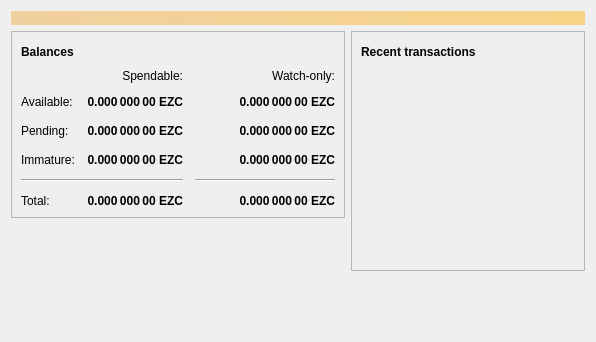
<?xml version="1.0" encoding="UTF-8"?>
<ui version="4.0">
 <class>OverviewPage</class>
 <widget class="QWidget" name="OverviewPage">
  <property name="geometry">
   <rect>
    <x>0</x>
    <y>0</y>
    <width>596</width>
    <height>342</height>
   </rect>
  </property>
  <property name="windowTitle">
   <string>Form</string>
  </property>
  <layout class="QVBoxLayout" name="topLayout">
   <item>
    <widget class="QLabel" name="labelAlerts">
     <property name="visible">
      <bool>false</bool>
     </property>
     <property name="styleSheet">
      <string notr="true">QLabel { background-color: qlineargradient(x1: 0, y1: 0, x2: 1, y2: 0, stop:0 #F0D0A0, stop:1 #F8D488); color:#000000; }</string>
     </property>
     <property name="wordWrap">
      <bool>true</bool>
     </property>
     <property name="margin">
      <number>3</number>
     </property>
     <property name="textInteractionFlags">
      <set>Qt::TextSelectableByMouse</set>
     </property>
    </widget>
   </item>
   <item>
    <layout class="QHBoxLayout" name="horizontalLayout" stretch="1,1">
     <item>
      <layout class="QVBoxLayout" name="verticalLayout_2">
       <item>
        <widget class="QFrame" name="frame">
         <property name="frameShape">
          <enum>QFrame::StyledPanel</enum>
         </property>
         <property name="frameShadow">
          <enum>QFrame::Raised</enum>
         </property>
         <layout class="QVBoxLayout" name="verticalLayout_4">
          <item>
           <layout class="QHBoxLayout" name="horizontalLayout_4">
            <item>
             <widget class="QLabel" name="label_5">
              <property name="font">
               <font>
                <weight>75</weight>
                <bold>true</bold>
               </font>
              </property>
              <property name="text">
               <string>Balances</string>
              </property>
             </widget>
            </item>
            <item>
             <widget class="QPushButton" name="labelWalletStatus">
              <property name="enabled">
               <bool>true</bool>
              </property>
              <property name="maximumSize">
               <size>
                <width>30</width>
                <height>16777215</height>
               </size>
              </property>
              <property name="toolTip">
               <string>The displayed information may be out of date. Your wallet automatically synchronizes with the EZ25COIN network after a connection is established, but this process has not completed yet.</string>
              </property>
              <property name="text">
               <string/>
              </property>
              <property name="icon">
               <iconset resource="../ez25coin.qrc">
                <normaloff>:/icons/warning</normaloff>
                <disabledoff>:/icons/warning</disabledoff>:/icons/warning</iconset>
              </property>
              <property name="iconSize">
               <size>
                <width>24</width>
                <height>24</height>
               </size>
              </property>
              <property name="flat">
               <bool>true</bool>
              </property>
             </widget>
            </item>
            <item>
             <spacer name="horizontalSpacer_3">
              <property name="orientation">
               <enum>Qt::Horizontal</enum>
              </property>
              <property name="sizeHint" stdset="0">
               <size>
                <width>40</width>
                <height>20</height>
               </size>
              </property>
             </spacer>
            </item>
           </layout>
          </item>
          <item>
           <layout class="QGridLayout" name="gridLayout">
            <property name="spacing">
             <number>12</number>
            </property>
            <item row="2" column="2">
             <widget class="QLabel" name="labelWatchPending">
              <property name="font">
               <font>
                <weight>75</weight>
                <bold>true</bold>
               </font>
              </property>
              <property name="cursor">
               <cursorShape>IBeamCursor</cursorShape>
              </property>
              <property name="toolTip">
               <string>Unconfirmed transactions to watch-only addresses</string>
              </property>
              <property name="text">
               <string notr="true">0.000 000 00 EZC</string>
              </property>
              <property name="alignment">
               <set>Qt::AlignRight|Qt::AlignTrailing|Qt::AlignVCenter</set>
              </property>
              <property name="textInteractionFlags">
               <set>Qt::LinksAccessibleByMouse|Qt::TextSelectableByKeyboard|Qt::TextSelectableByMouse</set>
              </property>
             </widget>
            </item>
            <item row="2" column="1">
             <widget class="QLabel" name="labelUnconfirmed">
              <property name="font">
               <font>
                <weight>75</weight>
                <bold>true</bold>
               </font>
              </property>
              <property name="cursor">
               <cursorShape>IBeamCursor</cursorShape>
              </property>
              <property name="toolTip">
               <string>Total of transactions that have yet to be confirmed, and do not yet count toward the spendable balance</string>
              </property>
              <property name="text">
               <string notr="true">0.000 000 00 EZC</string>
              </property>
              <property name="alignment">
               <set>Qt::AlignRight|Qt::AlignTrailing|Qt::AlignVCenter</set>
              </property>
              <property name="textInteractionFlags">
               <set>Qt::LinksAccessibleByMouse|Qt::TextSelectableByKeyboard|Qt::TextSelectableByMouse</set>
              </property>
             </widget>
            </item>
            <item row="3" column="2">
             <widget class="QLabel" name="labelWatchImmature">
              <property name="font">
               <font>
                <weight>75</weight>
                <bold>true</bold>
               </font>
              </property>
              <property name="cursor">
               <cursorShape>IBeamCursor</cursorShape>
              </property>
              <property name="toolTip">
               <string>Mined balance in watch-only addresses that has not yet matured</string>
              </property>
              <property name="text">
               <string notr="true">0.000 000 00 EZC</string>
              </property>
              <property name="alignment">
               <set>Qt::AlignRight|Qt::AlignTrailing|Qt::AlignVCenter</set>
              </property>
              <property name="textInteractionFlags">
               <set>Qt::LinksAccessibleByMouse|Qt::TextSelectableByKeyboard|Qt::TextSelectableByMouse</set>
              </property>
             </widget>
            </item>
            <item row="4" column="0" colspan="2">
             <widget class="Line" name="line">
              <property name="orientation">
               <enum>Qt::Horizontal</enum>
              </property>
             </widget>
            </item>
            <item row="4" column="2">
             <widget class="Line" name="lineWatchBalance">
              <property name="sizePolicy">
               <sizepolicy hsizetype="Preferred" vsizetype="Fixed">
                <horstretch>0</horstretch>
                <verstretch>0</verstretch>
               </sizepolicy>
              </property>
              <property name="minimumSize">
               <size>
                <width>140</width>
                <height>0</height>
               </size>
              </property>
              <property name="orientation">
               <enum>Qt::Horizontal</enum>
              </property>
             </widget>
            </item>
            <item row="5" column="0">
             <widget class="QLabel" name="labelTotalText">
              <property name="text">
               <string>Total:</string>
              </property>
             </widget>
            </item>
            <item row="3" column="1">
             <widget class="QLabel" name="labelImmature">
              <property name="font">
               <font>
                <weight>75</weight>
                <bold>true</bold>
               </font>
              </property>
              <property name="cursor">
               <cursorShape>IBeamCursor</cursorShape>
              </property>
              <property name="toolTip">
               <string>Mined balance that has not yet matured</string>
              </property>
              <property name="text">
               <string notr="true">0.000 000 00 EZC</string>
              </property>
              <property name="alignment">
               <set>Qt::AlignRight|Qt::AlignTrailing|Qt::AlignVCenter</set>
              </property>
              <property name="textInteractionFlags">
               <set>Qt::LinksAccessibleByMouse|Qt::TextSelectableByKeyboard|Qt::TextSelectableByMouse</set>
              </property>
             </widget>
            </item>
            <item row="2" column="3">
             <spacer name="horizontalSpacer_2">
              <property name="orientation">
               <enum>Qt::Horizontal</enum>
              </property>
              <property name="sizeHint" stdset="0">
               <size>
                <width>40</width>
                <height>20</height>
               </size>
              </property>
             </spacer>
            </item>
            <item row="3" column="0">
             <widget class="QLabel" name="labelImmatureText">
              <property name="text">
               <string>Immature:</string>
              </property>
             </widget>
            </item>
            <item row="5" column="1">
             <widget class="QLabel" name="labelTotal">
              <property name="font">
               <font>
                <weight>75</weight>
                <bold>true</bold>
               </font>
              </property>
              <property name="cursor">
               <cursorShape>IBeamCursor</cursorShape>
              </property>
              <property name="toolTip">
               <string>Your current total balance</string>
              </property>
              <property name="text">
               <string notr="true">0.000 000 00 EZC</string>
              </property>
              <property name="alignment">
               <set>Qt::AlignRight|Qt::AlignTrailing|Qt::AlignVCenter</set>
              </property>
              <property name="textInteractionFlags">
               <set>Qt::LinksAccessibleByMouse|Qt::TextSelectableByKeyboard|Qt::TextSelectableByMouse</set>
              </property>
             </widget>
            </item>
            <item row="5" column="2">
             <widget class="QLabel" name="labelWatchTotal">
              <property name="font">
               <font>
                <weight>75</weight>
                <bold>true</bold>
               </font>
              </property>
              <property name="cursor">
               <cursorShape>IBeamCursor</cursorShape>
              </property>
              <property name="toolTip">
               <string>Current total balance in watch-only addresses</string>
              </property>
              <property name="text">
               <string notr="true">0.000 000 00 EZC</string>
              </property>
              <property name="alignment">
               <set>Qt::AlignRight|Qt::AlignTrailing|Qt::AlignVCenter</set>
              </property>
              <property name="textInteractionFlags">
               <set>Qt::LinksAccessibleByMouse|Qt::TextSelectableByKeyboard|Qt::TextSelectableByMouse</set>
              </property>
             </widget>
            </item>
            <item row="0" column="2">
             <widget class="QLabel" name="labelWatchonly">
              <property name="text">
               <string>Watch-only:</string>
              </property>
              <property name="alignment">
               <set>Qt::AlignRight|Qt::AlignTrailing|Qt::AlignVCenter</set>
              </property>
             </widget>
            </item>
            <item row="1" column="0">
             <widget class="QLabel" name="labelBalanceText">
              <property name="text">
               <string>Available:</string>
              </property>
             </widget>
            </item>
            <item row="1" column="1">
             <widget class="QLabel" name="labelBalance">
              <property name="font">
               <font>
                <weight>75</weight>
                <bold>true</bold>
               </font>
              </property>
              <property name="cursor">
               <cursorShape>IBeamCursor</cursorShape>
              </property>
              <property name="toolTip">
               <string>Your current spendable balance</string>
              </property>
              <property name="text">
               <string notr="true">0.000 000 00 EZC</string>
              </property>
              <property name="alignment">
               <set>Qt::AlignRight|Qt::AlignTrailing|Qt::AlignVCenter</set>
              </property>
              <property name="textInteractionFlags">
               <set>Qt::LinksAccessibleByMouse|Qt::TextSelectableByKeyboard|Qt::TextSelectableByMouse</set>
              </property>
             </widget>
            </item>
            <item row="1" column="2">
             <widget class="QLabel" name="labelWatchAvailable">
              <property name="font">
               <font>
                <weight>75</weight>
                <bold>true</bold>
               </font>
              </property>
              <property name="cursor">
               <cursorShape>IBeamCursor</cursorShape>
              </property>
              <property name="toolTip">
               <string>Your current balance in watch-only addresses</string>
              </property>
              <property name="text">
               <string notr="true">0.000 000 00 EZC</string>
              </property>
              <property name="alignment">
               <set>Qt::AlignRight|Qt::AlignTrailing|Qt::AlignVCenter</set>
              </property>
              <property name="textInteractionFlags">
               <set>Qt::LinksAccessibleByMouse|Qt::TextSelectableByKeyboard|Qt::TextSelectableByMouse</set>
              </property>
             </widget>
            </item>
            <item row="2" column="0">
             <widget class="QLabel" name="labelPendingText">
              <property name="text">
               <string>Pending:</string>
              </property>
             </widget>
            </item>
            <item row="0" column="1">
             <widget class="QLabel" name="labelSpendable">
              <property name="text">
               <string>Spendable:</string>
              </property>
              <property name="alignment">
               <set>Qt::AlignRight|Qt::AlignTrailing|Qt::AlignVCenter</set>
              </property>
             </widget>
            </item>
           </layout>
          </item>
         </layout>
        </widget>
       </item>
       <item>
        <spacer name="verticalSpacer">
         <property name="orientation">
          <enum>Qt::Vertical</enum>
         </property>
         <property name="sizeHint" stdset="0">
          <size>
           <width>20</width>
           <height>40</height>
          </size>
         </property>
        </spacer>
       </item>
      </layout>
     </item>
     <item>
      <layout class="QVBoxLayout" name="verticalLayout_3">
       <item>
        <widget class="QFrame" name="frame_2">
         <property name="frameShape">
          <enum>QFrame::StyledPanel</enum>
         </property>
         <property name="frameShadow">
          <enum>QFrame::Raised</enum>
         </property>
         <layout class="QVBoxLayout" name="verticalLayout">
          <item>
           <layout class="QHBoxLayout" name="horizontalLayout_2">
            <item>
             <widget class="QLabel" name="label_4">
              <property name="font">
               <font>
                <weight>75</weight>
                <bold>true</bold>
               </font>
              </property>
              <property name="text">
               <string>Recent transactions</string>
              </property>
             </widget>
            </item>
            <item>
             <widget class="QPushButton" name="labelTransactionsStatus">
              <property name="enabled">
               <bool>true</bool>
              </property>
              <property name="maximumSize">
               <size>
                <width>30</width>
                <height>16777215</height>
               </size>
              </property>
              <property name="toolTip">
               <string>The displayed information may be out of date. Your wallet automatically synchronizes with the EZ25COIN network after a connection is established, but this process has not completed yet.</string>
              </property>
              <property name="text">
               <string/>
              </property>
              <property name="icon">
               <iconset resource="../ez25coin.qrc">
                <normaloff>:/icons/warning</normaloff>
                <disabledoff>:/icons/warning</disabledoff>:/icons/warning</iconset>
              </property>
              <property name="iconSize">
               <size>
                <width>24</width>
                <height>24</height>
               </size>
              </property>
              <property name="flat">
               <bool>true</bool>
              </property>
             </widget>
            </item>
            <item>
             <spacer name="horizontalSpacer">
              <property name="orientation">
               <enum>Qt::Horizontal</enum>
              </property>
              <property name="sizeHint" stdset="0">
               <size>
                <width>40</width>
                <height>20</height>
               </size>
              </property>
             </spacer>
            </item>
           </layout>
          </item>
          <item>
           <widget class="QListView" name="listTransactions">
            <property name="styleSheet">
             <string notr="true">QListView { background: transparent; }</string>
            </property>
            <property name="frameShape">
             <enum>QFrame::NoFrame</enum>
            </property>
            <property name="verticalScrollBarPolicy">
             <enum>Qt::ScrollBarAlwaysOff</enum>
            </property>
            <property name="horizontalScrollBarPolicy">
             <enum>Qt::ScrollBarAlwaysOff</enum>
            </property>
            <property name="selectionMode">
             <enum>QAbstractItemView::NoSelection</enum>
            </property>
           </widget>
          </item>
         </layout>
        </widget>
       </item>
       <item>
        <spacer name="verticalSpacer_2">
         <property name="orientation">
          <enum>Qt::Vertical</enum>
         </property>
         <property name="sizeHint" stdset="0">
          <size>
           <width>20</width>
           <height>40</height>
          </size>
         </property>
        </spacer>
       </item>
      </layout>
     </item>
    </layout>
   </item>
  </layout>
 </widget>
 <resources/>
 <connections/>
</ui>
